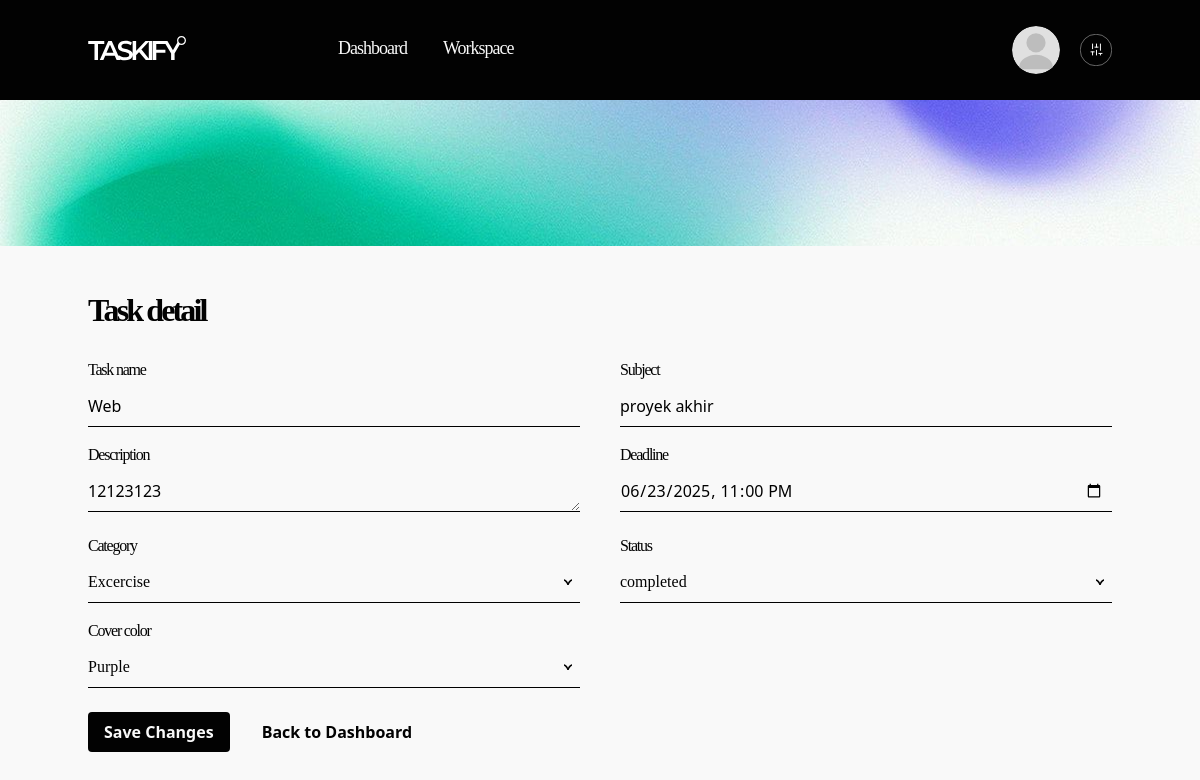
Screenshot of /frontend/task-detail.php?id=4 (signed in) with the database file from the repository.
### tables this page shows
CREATE TABLE `users` (
  `id` int NOT NULL,
  `username` varchar(50) NOT NULL,
  `email` varchar(100) NOT NULL,
  `password` varchar(255) NOT NULL,
  `profile_picture` varchar(255) DEFAULT NULL,
  `cover_picture` varchar(255) DEFAULT NULL,
  `created_at` timestamp NULL DEFAULT CURRENT_TIMESTAMP,
  `bio` text
);

CREATE TABLE `tasks` (
  `id_task` int NOT NULL,
  `id_user` int NOT NULL,
  `task_name` varchar(100) NOT NULL,
  `category` varchar(50) DEFAULT NULL,
  `deadline` datetime DEFAULT NULL,
  `subject` varchar(100) DEFAULT NULL,
  `cover_color` varchar(20) DEFAULT NULL,
  `status` enum('pending','in_progress','completed') DEFAULT 'pending',
  `description` text,
  `created_at` timestamp NULL DEFAULT CURRENT_TIMESTAMP
);

### frontend/task-detail.php (the view, shortened to what this page needs)
<?php
include '../backend/db.php';
$id_user = $_SESSION['id_user'];
$task_id = $_GET['id'] ?? null;
$stmt = $conn->prepare("SELECT cover_picture FROM users WHERE id = ?");
$stmt->bind_param("i", $id_user);
$stmt->execute();
$stmt->bind_result($cover_picture);
$stmt = $conn->prepare("SELECT * FROM tasks WHERE id_task = ? AND id_user = ?");
$stmt->bind_param("ii", $task_id, $id_user);
$stmt->execute();
$result = $stmt->get_result();
$task = $result->fetch_assoc();
?>
<!DOCTYPE html>
<html>
<head>
    <link href="../src/style.css" rel="stylesheet" />
</head>
<body class="bg-primary">
<?php include 'header.php'; ?>
    <div>
        <?php if (!empty($cover_picture)): ?>
            <img src="../src/asset/img/<?= htmlspecialchars($cover_picture) ?>" alt="Cover Picture" class="w-full max-h-48 object-cover" />
        <?php else: ?>
            <img src="../src/asset/img/gradient-1.png" alt="Default Cover Picture" class="w-full max-h-48 object-cover" />
        <?php endif; ?>
    </div>
    <main class="container mx-auto mt-[40px]">
        <h1 class="font-mont font-semibold tracking-[-2.88px] text-[32px] text-accent mb-6">Task detail</h1>
        <section class="mb-10">
            <form method="POST" action="task-detail.php?id=<?php echo htmlspecialchars($task_id); ?>" class="w-full">
                <div class="grid grid-cols-2 gap-x-10 space-y-4">
                    <div>
                        <label class="block font-mont text-accent mb-1 tracking-[-1.22px]" for="task_name">Task name</label>
                        <input type="text" id="task_name" name="task_name" required class="w-full border-b border-black outline-none focus:ring-0 h-[41px] text-[16px] hover:bg-gray-100" value="<?php echo htmlspecialchars($task['task_name']); ?>" />
                    </div>
                    <div>
                        <label class="block font-mont text-accent mb-1 tracking-[-1.22px]" for="subject">Subject</label>
                        <input type="text" id="subject" name="subject" required class="w-full border-b border-black outline-none focus:ring-0 h-[41px] text-[16px] hover:bg-gray-100" value="<?php echo htmlspecialchars($task['subject']); ?>" />
                    </div>
                    <div>
                        <label class="block font-mont text-accent mb-1 tracking-[-1.22px]" for="description">Description</label>
                        <textarea id="description" name="description" rows="3" class="w-full border-b border-black outline-none focus:ring-0 h-[41px] pt-2 text-[16px] hover:bg-gray-100"><?php echo htmlspecialchars($task['description']); ?></textarea>
                    </div>
                    <div>
                        <label class="block font-mont text-accent mb-1 tracking-[-1.22px]" for="deadline">Deadline</label>
                        <input type="datetime-local" id="deadline" name="deadline" class="w-full border-b border-black outline-none focus:ring-0 h-[41px] text-[16px] pr-2 hover:bg-gray-100" value="<?php echo htmlspecialchars($task['deadline']); ?>" />
                    </div>
                    <div>
                        <label class="block font-mont text-accent mb-1 tracking-[-1.22px]">Category</label>
                        <div class="relative">
                            <button type="button" id="categorySelectButton" onclick="toggleCustomSelect('category')" class="w-full text-left py-2 pr-2 focus:outline-none flex items-center cursor-pointer hover:bg-gray-100 border-b border-black">
                                <span id="categorySelectValue" class="font-mont text-[16px] font-medium text-accent"><?php echo htmlspecialchars($task['category']); ?></span>
                                <img id="categorySelectArrow" src="../src/asset/icon/arrow-black.svg" alt="arrow" class="ml-auto transition-transform duration-200" />
                            </button>
                        </div>
                    </div>
                    <div>
                        <label class="block font-mont text-accent mb-1 tracking-[-1.22px]">Status</label>
                        <div class="relative">
                            <button type="button" id="statusSelectButton" onclick="toggleCustomSelect('status')" class="w-full text-left py-2 pr-2 focus:outline-none flex items-center cursor-pointer hover:bg-gray-100 border-b border-black">
                                <span id="statusSelectValue" class="font-mont text-[16px] font-medium text-accent"><?php echo htmlspecialchars($task['status']); ?></span>
                                <img id="statusSelectArrow" src="../src/asset/icon/arrow-black.svg" alt="arrow" class="ml-auto transition-transform duration-200" />
                            </button>
                        </div>
                    </div>
                    <div>
                        <label class="block font-mont text-accent mb-1 tracking-[-1.22px]">Cover color</label>
                        <div class="relative">
                            <button type="button" id="coverColorSelectButton" onclick="toggleCustomSelect('coverColor')" class="w-full text-left py-2 pr-2 focus:outline-none flex items-center cursor-pointer hover:bg-gray-100 border-b border-black">
                                <span id="coverColorSelectValue" class="font-mont text-[16px] font-medium text-accent">
                                    <?php
                                        $color_map_display = ['from-bs to-be' => 'Blue', 'from-grs to-gre' => 'Gray', 'from-ps to-pe' => 'Purple', 'from-os to-oe' => 'Orange', 'from-gs to-ge' => 'Green'];
                                        echo $color_map_display[$task['cover_color']] ?? 'Gray';
                                    ?>
                                </span>
                                <img id="coverColorSelectArrow" src="../src/asset/icon/arrow-black.svg" alt="arrow" class="ml-auto transition-transform duration-200" />
                            </button>
                        </div>
                    </div>
                </div>
                <div class="flex space-x-4 mt-6">
                    <button type="submit" class="bg-accent text-primary px-4 py-2 rounded font-semibold hover:bg-shade transition">Save Changes</button>
                    <a href="dashboard.php" class="inline-block text-accent px-4 py-2 rounded font-semibold hover:bg-gray-400 transition">Back to Dashboard</a>
                </div>
            </form>
        </section>
    </main>
</body>
</html>

### rows the page displays
users: cover_picture (picture)
tasks: task_name "Web", subject "proyek akhir", description "12123123", deadline "06/23/2025 23:00", category "Excercise", status "completed", cover_color "Purple"
